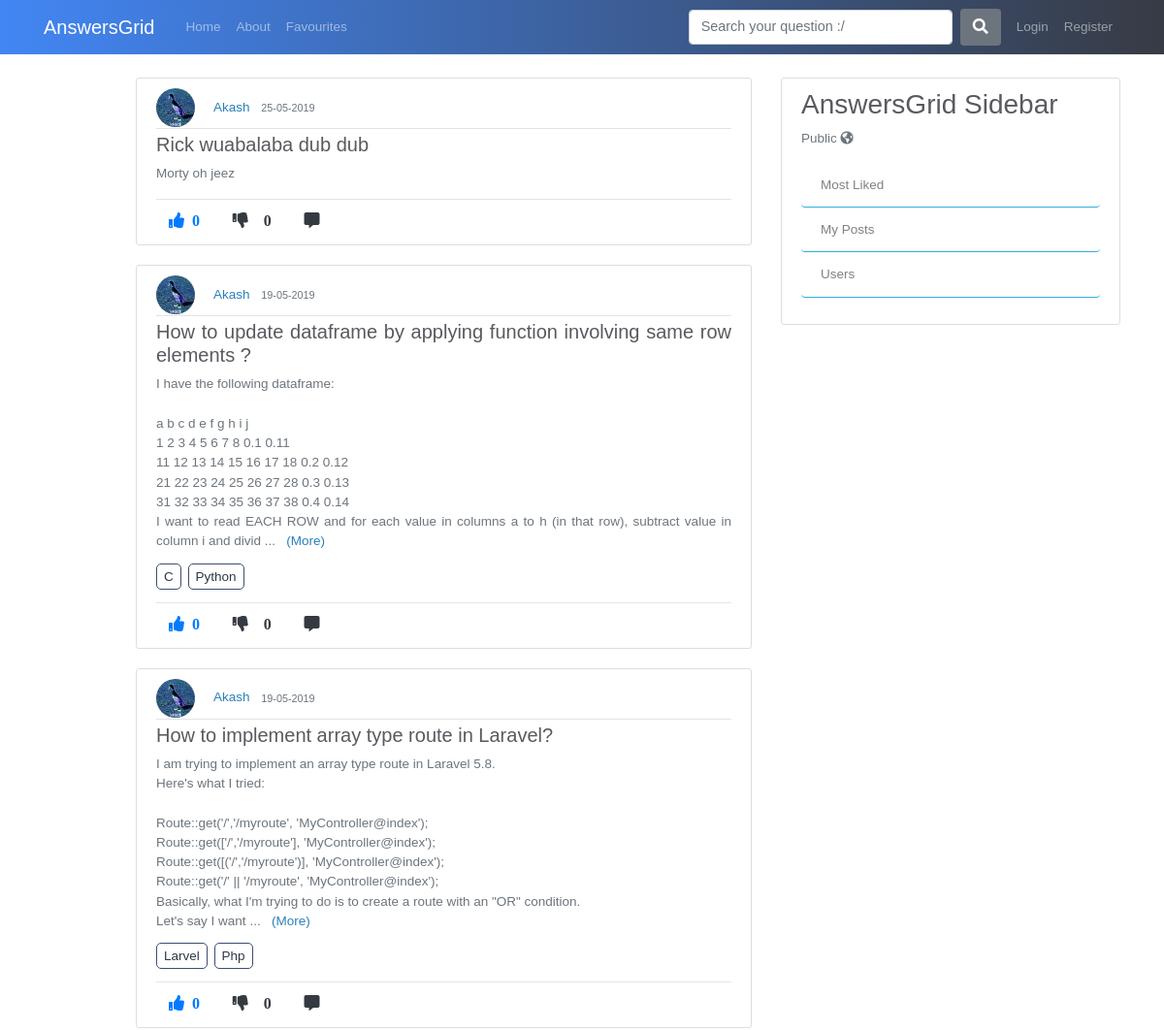
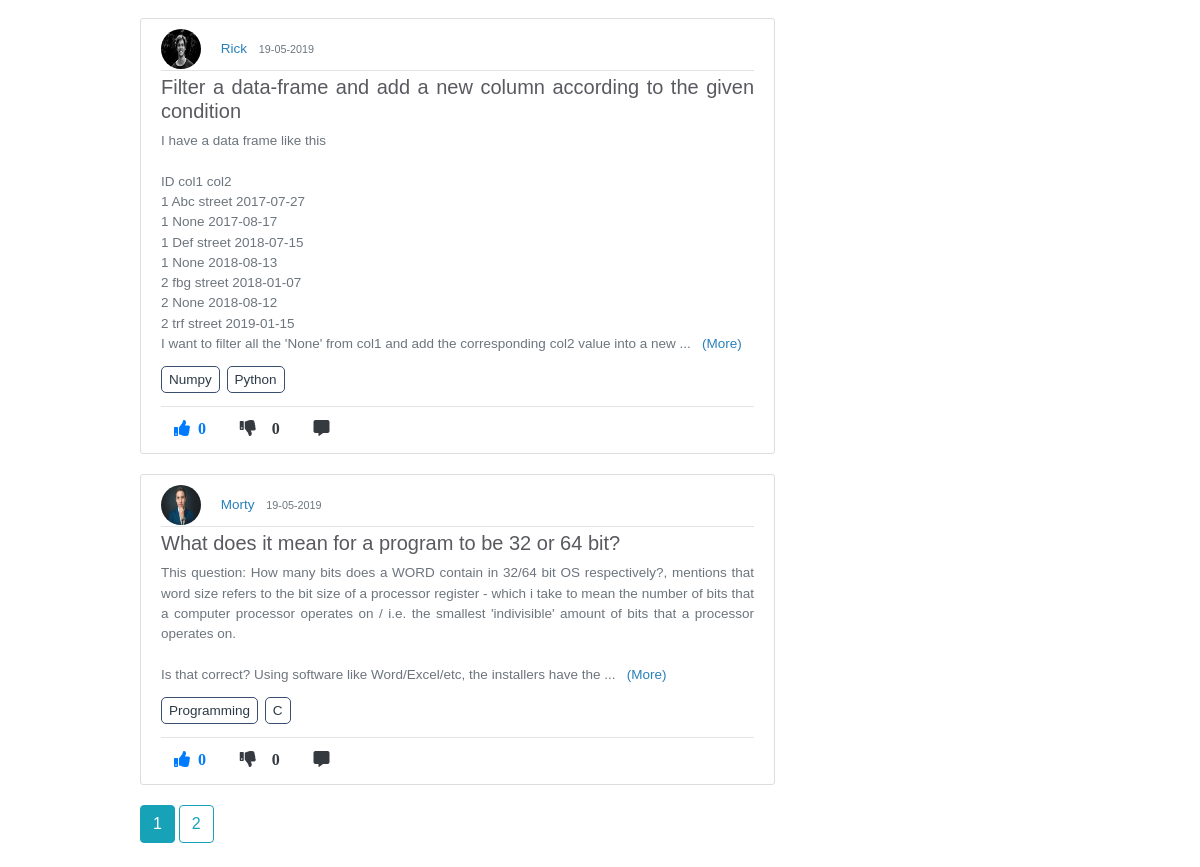
The page /home on the database its author committed (2 pictures, top to bottom).
### application/models.py (models this page shows, shortened)
class Post(db.Model):
    id = db.Column(db.Integer, primary_key=True)
    title = db.Column(db.String(100), nullable=False)
    content = db.Column(db.Text, nullable=False)
    date_posted = db.Column(db.DateTime, nullable=False, default=datetime.utcnow)
    like_count = db.Column(db.Integer, nullable=False, default=0)
    dislike_count = db.Column(db.Integer, nullable=False, default=0)
    user_id = db.Column(db.Integer, db.ForeignKey('user.id'), nullable=False)
    comments = db.relationship('Comment', backref='commentOnPost', lazy=True)
    answers = db.relationship('Answer', backref='answerOnPost', lazy=True)
    favourites = db.relationship('Favourite', backref='favour_post', lazy=True)

class User(db.Model, UserMixin):
    id = db.Column(db.Integer, primary_key=True)
    username = db.Column(db.String(20), unique=True, nullable=False)
    email = db.Column(db.String(120), unique=True, nullable=False)
    image_file = db.Column(db.String(20), nullable=False, default='default.jpg')
    password = db.Column(db.String(60), nullable=False)
    posts = db.relationship('Post', backref='author', lazy=True)
    answers = db.relationship('Answer', backref="author", lazy=True)
    comments = db.relationship('Comment', backref='author', lazy=True)
    favourites = db.relationship('Favourite', backref='author', lazy=True)

class tagposts(db.Model):
    id = db.Column(db.Integer, primary_key=True, nullable=False)
    post_id = db.Column(db.Integer, db.ForeignKey('post.id'), nullable=False)
    tag_id = db.Column(db.Integer, db.ForeignKey('tags.tag_id'), nullable=False)

class Tags(db.Model):
    tag_id = db.Column(db.Integer, primary_key=True, nullable=False)
    tag_title = db.Column(db.String,nullable=False)

### application/routes.py (the view)
@app.route("/")
@app.route("/home")
def home():
    page = request.args.get('page',1,type=int)
    posts = Post.query.order_by(Post.date_posted.desc()).paginate(page=page, per_page=5)
    voted = Vote.query.order_by(Vote.post_id.desc())
    joinedTables = db.session.query(tagposts.post_id,tagposts.tag_id,Tags.tag_title,Post.title,Post.user_id,Post.like_count,Post.content).join(Tags).join(Post).all()
    return render_template('home.html', posts=posts, voted=voted, joinedTables=joinedTables)

### application/templates/home.html (shortened to what this page needs)
{% extends "layout.html" %}
{% block content %}
      {% for post in posts.items %}
        <article class="media content-section">
          <div class="media-body">
            <img class="rounded-circle article-img" src="{{ url_for('static', filename='profile_pics/' + post.author.image_file) }}">
            <a class="mr-2" href="{{ url_for('user_posts', username=post.author.username) }}">{{ post.author.username }}</a>
            <small class="text-muted">{{ post.date_posted.strftime('%d-%m-%Y') }}</small>
            <div class="article-metadata">
            </div>
            <h5 class="text-justify"><a class="article-title" href="{{ url_for('comment_post', post_id=post.id) }}">{{ post.title }}</a></h5>
            <p class="article-content comment more text-justify text-wrap text-muted">{{ post.content|safe }}</p>
            {% for tag in joinedTables %}
            {% if post.id in tag %}
            <a class="article-content tag-style text-justify" href="{{ url_for('tags', tag_title=tag.tag_title) }}">{{ tag.tag_title }}</a>
            {% endif %}
            {% endfor %}<hr>
           <div class="footRow">
            {%  if current_user.is_authenticated %}
              <a><i class="fas fa-thumbs-up mr-1 btn upvote"id="/vote/{{post.id}}/{{current_user.id}}" onclick="contentDisp(this);">  {{ post.like_count }} </i></a>
              <a><i class="fas fa-thumbs-down mr-1 btn upvote" id="/downvote/{{post.id}}/{{current_user.id}}" onclick="contentDisp(this);" >  {{ post.dislike_count }} </i></a>
              <a href="{{url_for('comment_post', post_id=post.id)}}"><i class="fas fa-comment-alt mr-1 btn text-dark"></i></a>
              {% else %}
              <a href="{{url_for('login')}}"><i class="fas fa-thumbs-up mr-1 btn text-primary upvote"><span class="ml-2 likes-count">{{ post.like_count }}</span></i></a>
              <a href="{{url_for('login')}}"><i class="fas fa-thumbs-down mr-1 btn text-dark"><span id="demo" class="ml-3">{{ post.like_count }}</i></a>
              <a href="{{url_for('comment_post', post_id=post.id)}}"><i class="fas fa-comment-alt mr-1 btn text-dark"></i></a>
            {% endif %}
            </div>
          </div>
        </article>
      {% endfor %}
    {% for page_num in posts.iter_pages(left_edge=1, right_edge=1, left_current=1, right_current=2) %}
      {% if page_num %}
        {% if posts.page == page_num %}
          <a class="btn btn-info mb-4" href="{{ url_for('home', page=page_num) }}">{{ page_num }}</a>
        {% else %}
          <a class="btn btn-outline-info mb-4" href="{{ url_for('home', page=page_num) }}">{{ page_num }}</a>
        {% endif %}
      {% else %}
      ...
      {% endif %}
    {% endfor %}
{% endblock content %}

### application/static/main.css (style rules this page uses)
body { background: #fafafa; color: #333333; margin-top: 5rem; }
h1, h2, h3, h4, h5, h6 { color: #444444; }
.content-section { background: #ffffff; padding: 10px 20px; border: 1px solid #dddddd; border-radius: 3px; margin-bottom: 20px; }
.article-title { color: #444444; }
.article-content { white-space: pre-line; }
.article-img { height: 40px; width: 40px; margin-right: 16px; }
.article-metadata { padding-bottom: 1px; margin-bottom: 4px; border-bottom: 1px solid #e3e3e3 }

### application/templates/layout.html (style rules this page uses)
body { color: #2e2626; margin-top: 5rem; font-size: 14px; font-weight: unset; line-height: 1.5; font-family: Arial; }
img { display: inline; }
.footRow { margin-top: -10px; }
.tag-style { margin-right: 3px; border: 1px solid #3a4e70; padding: 5px 7px; border-radius: 5px; color: #2C3A47 }
a { color: #2980b9; }
.fa-thumbs-up { color: #4286f4; }
.fa-thumbs-down { color: #f1545b }
.article-title { color: #595a60; }
@media screen and (min-width: 768px) { body { color: #2e2626; margin-top: 5rem; font-size: 13.5px; font-weight: unset; line-height: 1.5; font-family: Arial; } }
@media screen and (min-width: 768px) { .article-title { color: #595a60; font-weight: normal; } }

### rows shown on the page
Post: image_file (picture), author.username "Akash", date_posted "25-05-2019", title "Rick wuabalaba dub dub", content "Morty oh jeez", like_count "0"
Post: image_file (picture), author.username "Akash", date_posted "19-05-2019", title "How to update dataframe by applying function involving same row elements ?", content "I have the following dataframe: a b c d e f g h i j 1 2 3 4 5 6 7 8 0.1 0.11 11 12 13 14 15 16 17 18 0.2 0.12 21 22 23 24 25 26 27 28 0.3 0.13 31 32 33 34 35 36 37 38 0.4 0.14 I want to read EACH ROW and for each value in columns a to h (in that row), subtract value in column i and divid", like_count "0"
tagposts: tag_title "C"
tagposts: tag_title "Python"
Post: image_file (picture), author.username "Akash", date_posted "19-05-2019", title "How to implement array type route in Laravel?", content "I am trying to implement an array type route in Laravel 5.8. Here's what I tried: Route::get('/','/myroute', 'MyController@index'); Route::get(['/','/myroute'], 'MyController@index'); Route::get([('/','/myroute')], 'MyController@index'); Route::get('/' || '/myroute', 'MyController@index'); Basically, what I'm trying to do is to create a route with an \"OR\" condition. Let's say I want", like_count "0"
tagposts: tag_title "Larvel"
tagposts: tag_title "Php"
Post: image_file (picture), author.username "Rick", date_posted "19-05-2019", title "Filter a data-frame and add a new column according to the given condition", content "I have a data frame like this ID col1 col2 1 Abc street 2017-07-27 1 None 2017-08-17 1 Def street 2018-07-15 1 None 2018-08-13 2 fbg street 2018-01-07 2 None 2018-08-12 2 trf street 2019-01-15 I want to filter all the 'None' from col1 and add the corresponding col2 value into a new", like_count "0"
tagposts: tag_title "Numpy"
tagposts: tag_title "Python"
Post: image_file (picture), author.username "Morty", date_posted "19-05-2019", title "What does it mean for a program to be 32 or 64 bit?", content "This question: How many bits does a WORD contain in 32/64 bit OS respectively?, mentions that word size refers to the bit size of a processor register - which i take to mean the number of bits that a computer processor operates on / i.e. the smallest 'indivisible' amount of bits that a processor operates on. Is that correct? Using software like Word/Excel/etc, the installers have the", like_count "0"
tagposts: tag_title "Programming"
tagposts: tag_title "C"

### other values the page prints
{{ page_num }} "1"
{{ page_num }} "2"
